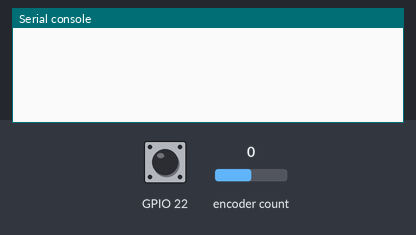
Bench run of a program on a simulated ESP32 board running MicroPython. Shown: the last lines printed to the serial console. Inputs (shaded band) come from the test bench; at power-on: encoder count 0, GPIO 22 HIGH.

Above: at 1.2 s.
1.3 s: encoder count set to 1
At 2.5 s:
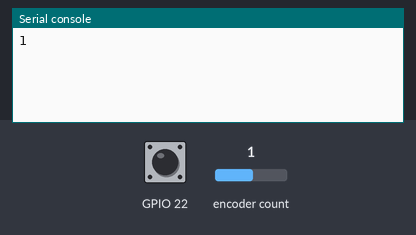
34.0 s: GPIO 22 pulled LOW for 3 s
At 34.5 s:
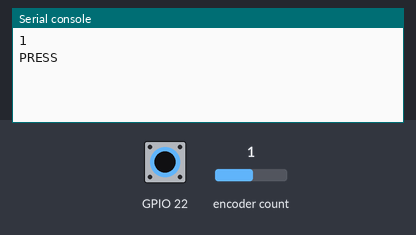
66.7 s: encoder count set to 2
At 67.8 s:
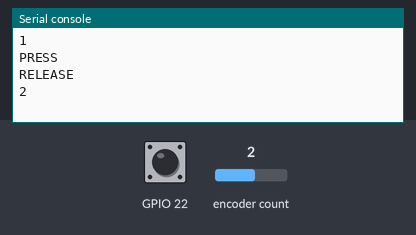

Measured:
- after the input at 1.3 s, the serial console: prints a new line at once (image 1)
- after the input at 34.0 s, the serial console: prints a new line at once (image 2)
- after the input at 66.7 s, the serial console: prints a new line at once (image 3)

The program:

demo21_rotary_encoder_main.py
```python
from machine import Pin
from rotary import Rotary
import utime as time


# GPIO pins as dt, clk, sw.
rotary = Rotary(2, 4, 22)
val = 0

def rotary_changed(change):
    global val
    if change == Rotary.ROT_CW:
        val += 1
        print(val)
    elif change == Rotary.ROT_CCW:
        val -= 1
        print(val)
    elif change == Rotary.SW_PRESS:
        print("PRESS")
    elif change == Rotary.SW_RELEASE:
        print("RELEASE")

rotary.add_handler(rotary_changed)

while True:
    time.sleep(0.1)
```
